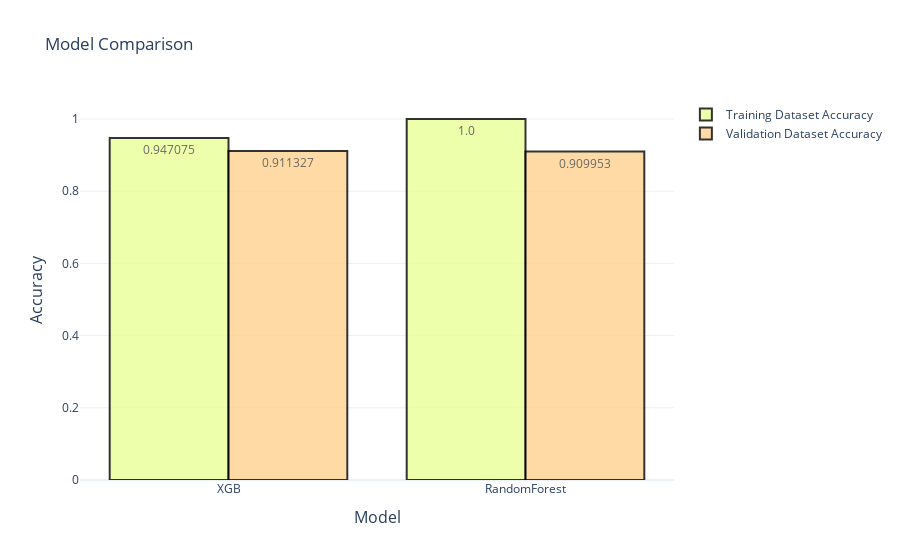

This figure's notebook cell:
### Markdown cell above
## `Model Comparison`

### Code cell
# Model Comparison
models = ['XGB', 'RandomForest']
training_accuracy = [0.947075, 1.0]
test_accuracy = [0.911327, 0.909953]

fig = go.Figure(data=[
    go.Bar(name='Training Dataset Accuracy',
          x=models,
          y=training_accuracy,
          text=training_accuracy,
          marker_color='#E9FF97'),
    go.Bar(name='Validation Dataset Accuracy',
          x=models,
          y=test_accuracy,
          text=test_accuracy,
          marker_color='#FFD18E'),])

fig.update_layout(
    title_text='Model Comparison',
    barmode='group',
    xaxis=dict(
        title='Model',
        titlefont_size=16
    ),
    yaxis=dict(
        title='Accuracy',
        titlefont_size=16
    ),
    template='plotly_white')

fig.update_traces(marker_line_color='black',
                  marker_line_width=2,
                  opacity=0.8)

fig.show()

### Figure 1 — Plotly figure (JSON) as saved in the notebook; plotly's stock layout.template omitted (floating-point values rounded to 4 significant figures)
{"data": [{"marker": {"color": "#E9FF97", "line": {"color": "black", "width": 2}}, "name": "Training Dataset Accuracy", "opacity": 0.8, "text": ["0.947075", "1.0"], "type": "bar", "x": ["XGB", "RandomForest"], "y": [0.9471, 1]}, {"marker": {"color": "#FFD18E", "line": {"color": "black", "width": 2}}, "name": "Validation Dataset Accuracy", "opacity": 0.8, "text": ["0.911327", "0.909953"], "type": "bar", "x": ["XGB", "RandomForest"], "y": [0.9113, 0.91]}], "layout": {"autosize": true, "barmode": "group", "title": {"text": "Model Comparison"}, "xaxis": {"autorange": true, "range": [-0.5, 1.5], "title": {"font": {"size": 16}, "text": "Model"}, "type": "category"}, "yaxis": {"autorange": true, "range": [0, 1.053], "title": {"font": {"size": 16}, "text": "Accuracy"}, "type": "linear"}}}
